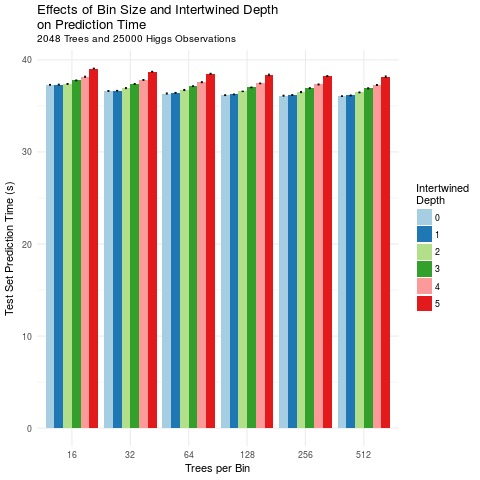

This figure's R source:
# ---
# title: "Test speed-up and scale-up of R-Rerf against xg and ranger"
# author: "James Browne"
# date: "Oct 10 2017"
# output: html_document
# ---
library(ggplot2)
library(plyr)

data_summary <- function(data, varname, groupnames){
      require(plyr)
  summary_func <- function(x, col){
          c(mean = mean(x[[col]], na.rm=TRUE),
                  sd = sd(x[[col]], na.rm=TRUE))
    }
    data_sum<-ddply(data, groupnames, .fun=summary_func,
                                      varname)
    data_sum <- rename(data_sum, c("mean" = varname))
     return(data_sum)
}


mydata <- read.csv(file="figure4.csv", header=FALSE)
#mydata$V4 <- mydata$V4/25000*100000

mydata <- data_summary(mydata,varname="V4",groupnames=c("V1","V2"))
mydata$V1 <- as.factor(mydata$V1)
mydata$V2 <- as.character(mydata$V2)


leg <- theme(legend.text = element_text(size = 12), legend.title=element_text(size = 12), plot.title = element_text(size = 16,  face="bold"), plot.subtitle = element_text(size = 12),axis.title.x = element_text(size=15), axis.text.x = element_text(size=15), axis.title.y = element_text(size=15), axis.text.y = element_text(size=15))

p <- ggplot(mydata, aes(x=V1, y=V4, fill=V2)) + 
       geom_bar(stat="identity", position=position_dodge()) +
         geom_errorbar(aes(ymin=V4-sd, ymax=V4+sd), width=.2,
                                        position=position_dodge(.9))
  
p <- p + scale_fill_brewer(palette="Paired") + theme_minimal()
p <- p + guides(fill=guide_legend(title="Intertwined\nDepth"))
#p <- p + labs(title = "Effects of Bin Size and Intertwined Depth\non Prediction Time", subtitle = "2048 Trees and 25000 Higgs Observations")
p <- p + labs(x = "Trees per Bin", y = "Test Set Prediction Time (s)")
p <- p + leg



png(file="figure4.png")
print(p)
dev.off()

